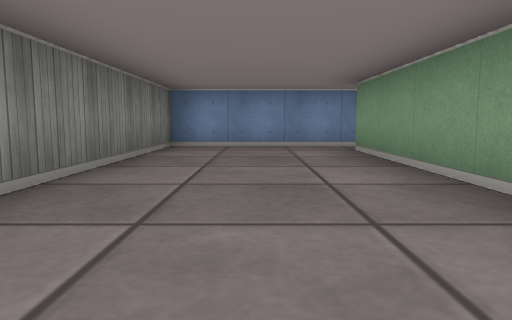
View 1 (above)

21 first-person views from a walk through a cub3D maze. The camera is about half as high as the walls, tilts 6° down and sees 70° across. The floor is counted in squares. Each view is taken from the middle of a square. On the plan, view 1 faces up. The plan holds only what a view shows up to about 9 squares ahead; the rest is blank.

View 2
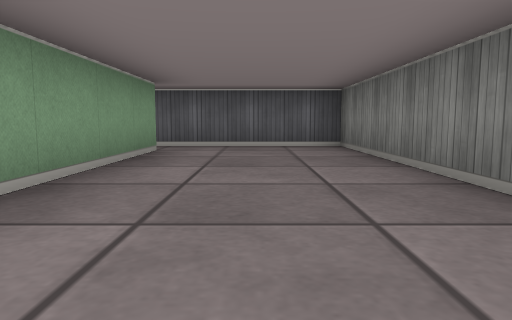

View 3
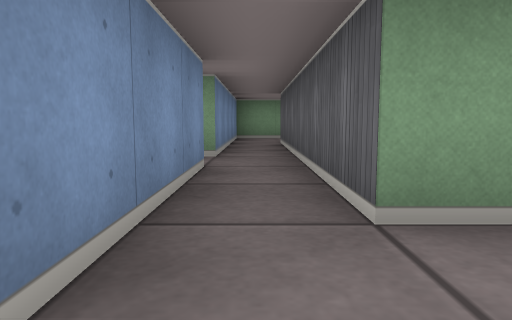

View 4
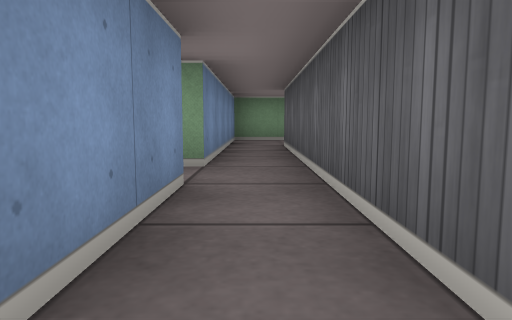

View 5
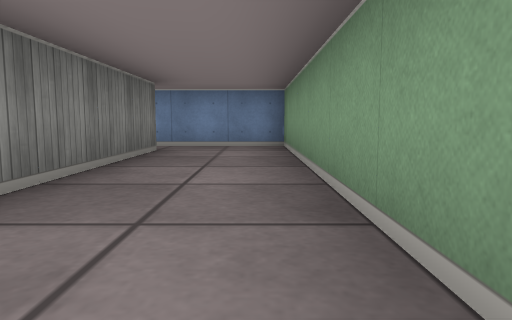

View 6
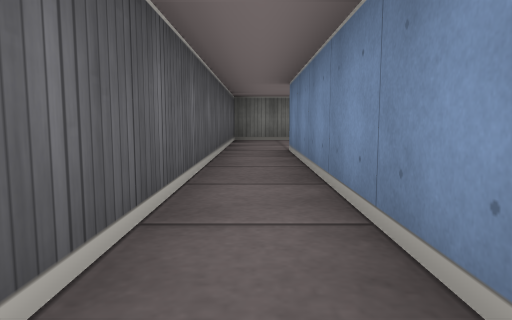

View 7
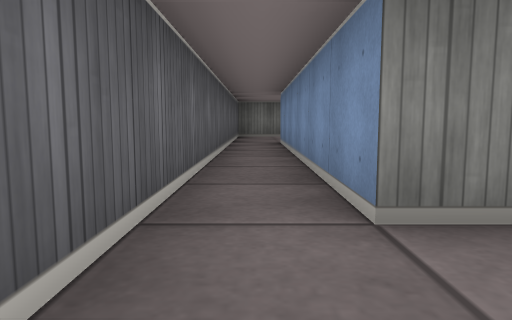

View 8
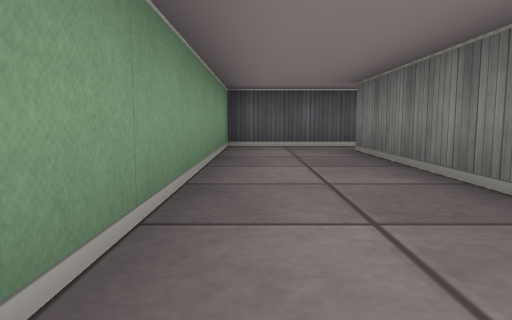

View 9
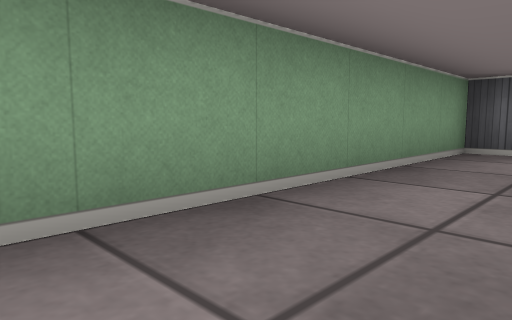

View 10
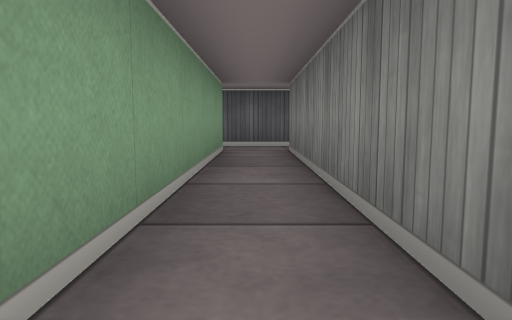

View 11
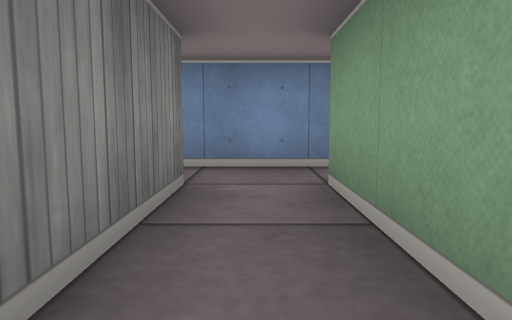

View 12
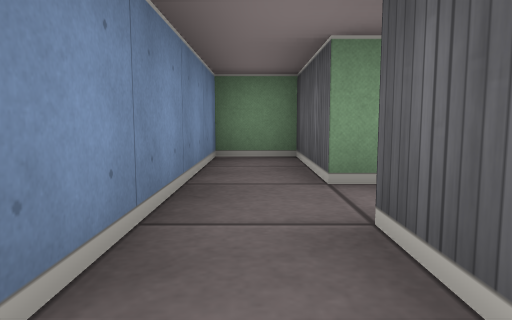

View 13
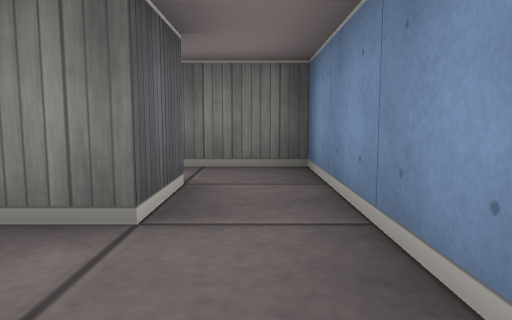

View 14
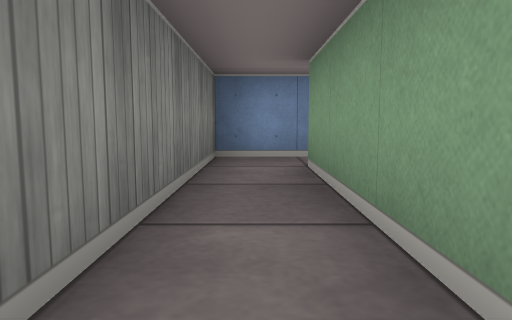

View 15
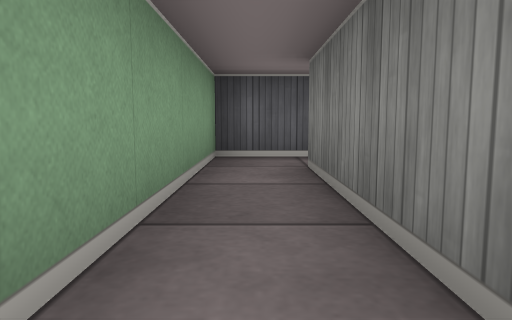

View 16
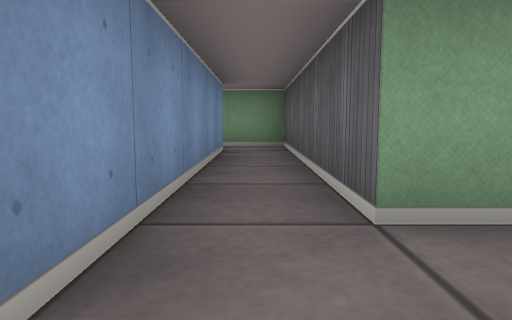

View 17
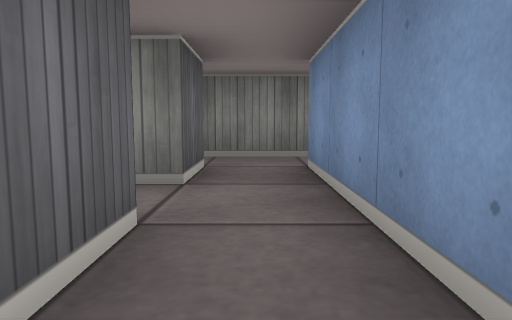

View 18
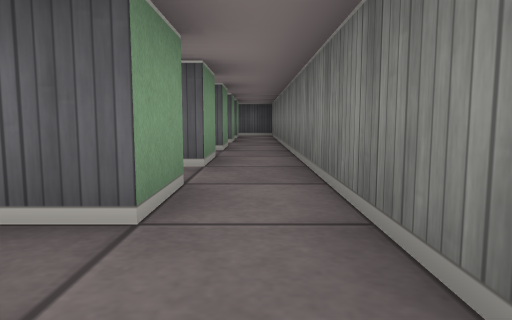

View 19
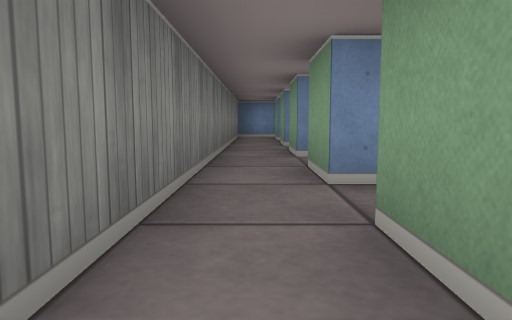

View 20
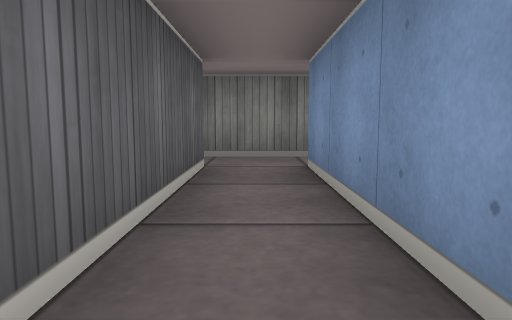

View 21
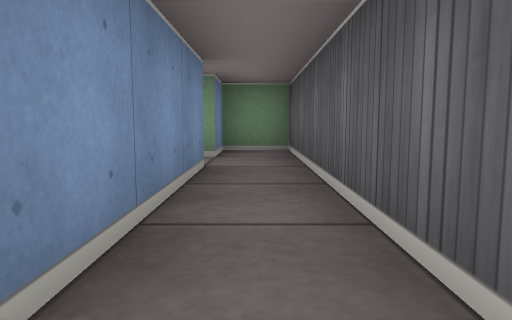

### Floor plan
Points are (right, up) in squares from view 1. A wall is a line through its corners. A room is listed if a view was taken in it or the views show most of it. See-through windows are left out.
Room 1 (views 1, 2, 3, 4)
walls: (1.5, 0.5) (1.5, 5.5) (3.5, 5.5); (3.5, 6.5) (-1.5, 6.5) (-1.5, -0.5) (1.5, -0.5)
ways out: opening at (2, 0) to room 2; opening at (2.5, 6) to room 3
Room 2 (views 5, 6, 7, 8, 9)
walls: (4.5, 5.5) (7.5, 5.5) (7.5, 0.5) (1.5, 0.5); (1.5, -0.5) (9.5, -0.5) (9.5, 6.5) (4.5, 6.5)
ways out: opening at (2, 0) to room 1; opening at (5, 6) to room 3
Room 3 (views 10, 11, 13)
walls: (2.5, 11.5) (3.5, 11.5) (3.5, 6.5); (4.5, 6.5) (4.5, 11.5) (6.5, 11.5) (6.5, 12.5) (2.5, 12.5); (3.5, 5.5) (4.5, 5.5)
ways out: opening at (2.5, 6) to room 1; opening at (5, 6) to room 2; opening at (3, 12) to room 4
Room 4 (views 12, 14, 15, 17)
walls: (2.5, 12.5) (1.5, 12.5) (1.5, 8.5) (-2.5, 8.5); (-2.5, 7.5) (2.5, 7.5) (2.5, 11.5)
ways out: opening at (3, 12) to room 3; opening at (-3, 8) to room 5
Room 5 (views 16, 18, 19)
walls: (-4.5, 6.5) (-4.5, 7.5) (-3.5, 7.5) (-3.5, 7.1); (-4.5, 4.5) (-4.5, 5.5); (-2.5, 6.9) (-2.5, 7.5); (-2.5, 8.5) (-4.5, 8.5) (-4.5, 9.5); (-5.5, 9.4) (-5.5, 3.4)
ways out: opening at (-3, 8) to room 4; opening at (-5, 9) to room 6; opening at (-5, 3)
Room 6 (views 20, 21)
walls: (-4.5, 9.5) (0.5, 9.5) (0.5, 10.5) (-0.5, 10.5); (-1.5, 10.5) (-4.5, 10.5) (-4.5, 11.5); (-5.5, 11.4) (-5.5, 9.4)
ways out: opening at (-5, 9) to room 5; opening at (-5, 11); opening at (-1, 11)

Positions as (right, up) in squares from view 1, and headings:
1: (0, 0), facing up
2: (0, 6), facing down
3: (0, 6), facing right
4: (1, 6), facing right
5: (9, 0), facing up
6: (7, 0), facing left
7: (9, 0), facing left
8: (9, 6), facing down
9: (8, 5), facing down-right
10: (4, 12), facing down
11: (4, 9), facing up
12: (2, 12), facing right
13: (5, 12), facing left
14: (2, 8), facing up
15: (2, 12), facing down
16: (-4, 8), facing right
17: (-1, 8), facing left
18: (-5, 9), facing down
19: (-5, 6), facing up
20: (-1, 10), facing left
21: (-5, 10), facing right
